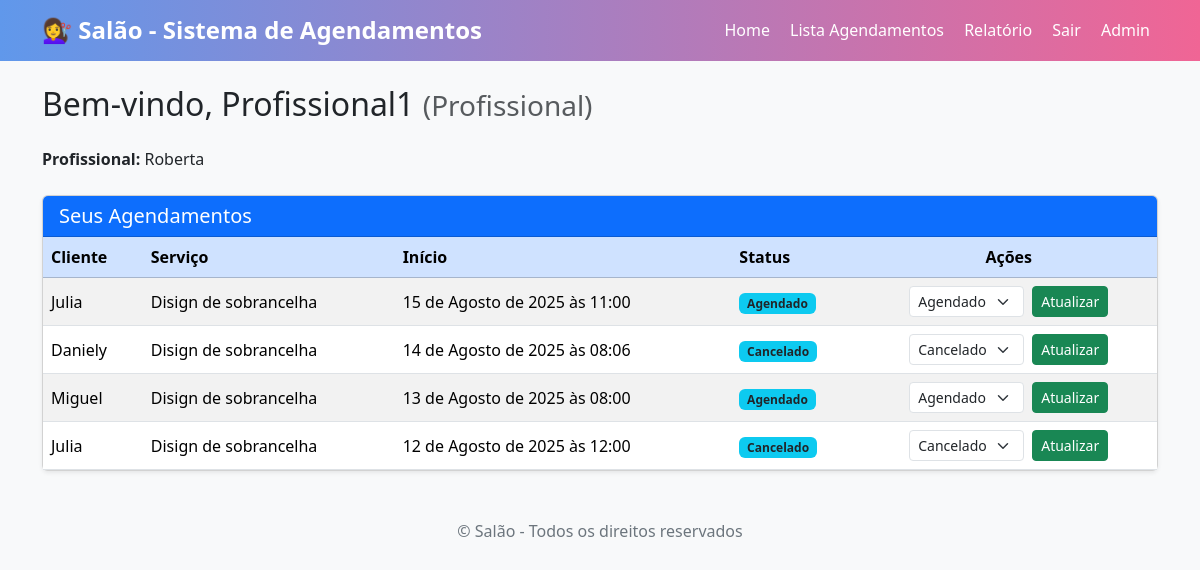
Page /agendamentos/ (signed in) on the committed database.
### salao/models/profissional.py (models this page shows, shortened)
class Profissional(models.Model):
    user = models.OneToOneField(User, on_delete=models.CASCADE, null=True, blank=True, related_name='profissional_profile')
    nome = models.CharField(max_length=100)
    especialidade = models.CharField(max_length=100, blank=True, null=True)

### salao/models/agendamento.py (models this page shows, shortened)
class Agendamento(models.Model):
    STATUS_AGENDADO = 'AGENDADO'
    STATUS_CONCLUIDO = 'CONCLUIDO'
    STATUS_CANCELADO = 'CANCELADO'
    STATUS_CHOICES = [
        (STATUS_AGENDADO, 'Agendado'),
        (STATUS_CONCLUIDO, 'Concluído'),
        (STATUS_CANCELADO, 'Cancelado'),
    ]
    cliente = models.ForeignKey(Cliente, on_delete=models.CASCADE, related_name='agendamentos')
    servico = models.ForeignKey(Servico, on_delete=models.PROTECT, related_name='agendamentos')
    profissional = models.ForeignKey(Profissional, on_delete=models.PROTECT, related_name='agendamentos')
    inicio = models.DateTimeField()  # data e hora de início
    duracao_minutos = models.PositiveIntegerField(help_text='Duração em minutos', null=True, blank=True)
    status = models.CharField(max_length=20, choices=STATUS_CHOICES, default=STATUS_AGENDADO)
    observacoes = models.TextField(blank=True)
    created_at = models.DateTimeField(auto_now_add=True)
    updated_at = models.DateTimeField(auto_now=True)
    class Meta:
        ordering = ['-inicio']
        indexes = [
            models.Index(fields=['inicio']),
            models.Index(fields=['status']),
            models.Index(fields=['profissional', 'inicio']),
        ]

### salao/models/cliente.py (models this page shows, shortened)
class Cliente(models.Model):
    nome = models.CharField(max_length=100)
    telefone = models.CharField(max_length=20, blank=True, null=True)
    email = models.EmailField(blank=True, null=True)

### salao/models/servico.py (models this page shows, shortened)
class Servico(models.Model):
    nome = models.CharField(max_length=100)
    duracao_minutos = models.PositiveIntegerField(default=60)  # duração padrão
    preco = models.DecimalField(max_digits=8, decimal_places=2)

### salao/views/home_view.py (the view)
# urls.py: path('', home, name='home'),
@login_required
def home(request):
    user = request.user
    if user.is_superuser or user.groups.filter(name="Dono").exists():
        return redirect('/admin/')
    if user.groups.filter(name="Recepcionista").exists():
        agendamentos = Agendamento.objects.select_related('cliente', 'servico', 'profissional').all()
        return render(request, 'home/home_recepcionista.html', {'agendamentos': agendamentos})
    if user.groups.filter(name="Profissional").exists():
        prof = None
        try:
            prof = Profissional.objects.get(user=user)
        except Profissional.DoesNotExist:
            try:
                nome = user.get_full_name() or user.username
                prof = Profissional.objects.get(nome__iexact=nome)
            except Profissional.DoesNotExist:
                prof = None
        if prof:
            agendamentos = Agendamento.objects.select_related('cliente', 'servico').filter(profissional=prof)
        else:
            agendamentos = Agendamento.objects.none()
        return render(request, 'home/home_profissional.html', {'agendamentos': agendamentos, 'profissional': prof})
    return render(request, 'home/home_default.html')

### salao/templates/home/home_profissional.html (shortened to what this page needs)
{% extends 'base.html' %}
{% block content %}
<h2 class="mb-4">Bem-vindo, {{ request.user.get_username }} <small class="text-muted">(Profissional)</small></h2>
{% if profissional %}
  <p class="mb-4"><strong>Profissional:</strong> {{ profissional.nome }}</p>
{% endif %}
<div class="card shadow-sm">
  <div class="card-header bg-primary text-white">
    <h5 class="mb-0">Seus Agendamentos</h5>
  </div>
  <div class="table-responsive">
    <table class="table table-hover table-striped align-middle mb-0">
      <thead class="table-primary">
        <tr>
          <th>Cliente</th>
          <th>Serviço</th>
          <th>Início</th>
          <th>Status</th>
          <th class="text-center">Ações</th>
        </tr>
      </thead>
      <tbody>
        {% for ag in agendamentos %}
        <tr>
          <td>{{ ag.cliente.nome }}</td>
          <td>{{ ag.servico.nome }}</td>
          <td>{{ ag.inicio }}</td>
          <td>
            <span class="badge bg-info text-dark">{{ ag.get_status_display }}</span>
          </td>
          <td class="text-center">
            <form method="post" action="{% url 'agendamentos:alterar_status_agendamento' ag.pk %}" class="d-flex justify-content-center align-items-center gap-2">
              <select name="status" class="form-select form-select-sm w-auto">
                {% for val, label in ag.STATUS_CHOICES %}
                  <option value="{{ val }}" {% if ag.status == val %}selected{% endif %}>{{ label }}</option>
                {% endfor %}
              </select>
              <button type="submit" class="btn btn-sm btn-success">Atualizar</button>
            </form>
          </td>
        </tr>
        {% empty %}
        <tr>
          <td colspan="5" class="text-center text-muted">Nenhum agendamento para você.</td>
        </tr>
        {% endfor %}
      </tbody>
    </table>
  </div>
</div>
{% endblock %}

### salao/templates/base.html (style rules this page uses)
body { background-color: #f8f9fa; }
table th { background-color: #729fe2; color: white; }
table td, table th { vertical-align: middle; }

### rows in the picture
Profissional: nome "Roberta"
Agendamento: cliente.nome "Julia", servico.nome "Disign de sobrancelha", inicio "15 de Agosto de 2025 às 11:00", status "Agendado"
Agendamento: cliente.nome "Daniely", servico.nome "Disign de sobrancelha", inicio "14 de Agosto de 2025 às 08:06", status "Cancelado"
Agendamento: cliente.nome "Miguel", servico.nome "Disign de sobrancelha", inicio "13 de Agosto de 2025 às 08:00", status "Agendado"
Agendamento: cliente.nome "Julia", servico.nome "Disign de sobrancelha", inicio "12 de Agosto de 2025 às 12:00", status "Cancelado"

### other values in the picture
{{ request.user.get_username }} "Profissional1"
